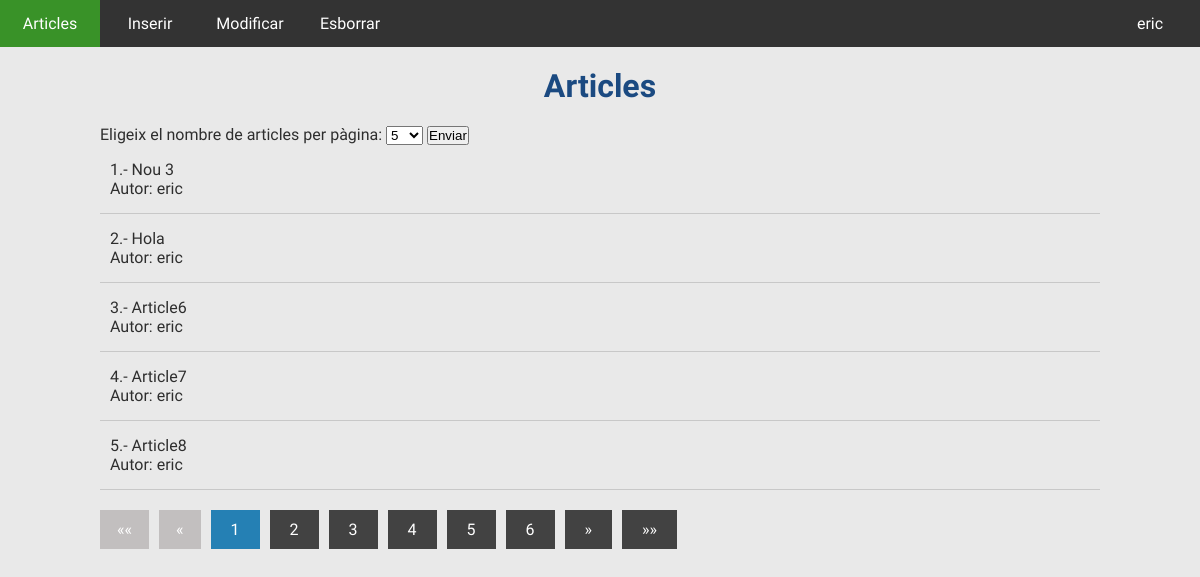
Screenshot of /Controlador/meusArticles.php (signed in) with the database file from the repository.
### tables this page shows
CREATE TABLE `articles` (
  `id` int(10) UNSIGNED NOT NULL,
  `article` varchar(50) NOT NULL,
  `id_usuari` int(11) NOT NULL
);

CREATE TABLE `usuaris` (
  `id` int(11) NOT NULL,
  `nom` varchar(20) NOT NULL,
  `correu` varchar(50) NOT NULL,
  `contrasenya` varchar(256) NOT NULL,
  `reset_token` text NOT NULL,
  `expires` datetime DEFAULT NULL,
  `remember_me_token` text NOT NULL,
  `social_provider` enum('Twitter','Github','Google') DEFAULT NULL,
  `Administrador` tinyint(1) NOT NULL DEFAULT 0
);

### Model/BDD.php (called while the page is built, shortened)
<?php
function executarSentencia($sentencia,$array,$connexio){
    $statement = $connexio->prepare($sentencia);
    $statement->execute($array);
    $result = $statement->fetchAll(PDO::FETCH_ASSOC);
    return $result;
}
function tancarBDD($connexio){
    $connexio=null;
    return $connexio;
    }
?>

### Controlador/meusArticles.php (the view, shortened to what this page needs)
<?php
require_once("../Model/BDD.php");
function posicioPagina2() {
    $page=1;
    if ($_SERVER["REQUEST_METHOD"]=="GET"){
        if(isset($_GET["page"])){
            $page=$_GET["page"];
        }else if(isset($_COOKIE["page2"])){
            $page=unserialize($_COOKIE['page2']);
        }else{
            $page=1;
        }
    }
    $conexio=obrirBDD();
    $nPagines=calcularPagines2($conexio);
    $conexio=tancarBDD($conexio);
    return $page;
}
function mostrarBotons2() {
    $posicioPagina2=posicioPagina2();
    $nArticlesPerPagina=getnArticlesPerPagina2();
    $conexio=obrirBDD();
    $nPagines=calcularPagines2($conexio);
    if($nPagines>1){
        $botons="<ul>";
            if($posicioPagina2==1){
                $botons.='<li class="disabled">&laquo&laquo;</li>';
                $botons.='<li class="disabled">&laquo;</li>';
            }
            else{
                $botons.='<li><a href="../Vista/meusArticles.vista.php?page='.(1).'&nArticlesPerPagina='.$nArticlesPerPagina.'">&laquo&laquo;</a></li>';
                $botons.='<li><a href="../Vista/meusArticles.vista.php?page='.($posicioPagina2-1).'&nArticlesPerPagina='.$nArticlesPerPagina.'">&laquo;</a></li>';}
            for ($i = 1; $i <= $nPagines; $i++) {
                if($i==$posicioPagina2){
                    $botons.='<li class="active"><a href="../Vista/meusArticles.vista.php?page='.$i.'&nArticlesPerPagina='.$nArticlesPerPagina.'">'.$i.'</a></li>';
                }else{
                    $botons.='<li><a href="../Vista/meusArticles.vista.php?page='.$i.'&nArticlesPerPagina='.$nArticlesPerPagina.'">'.$i.'</a></li>';
                }
            }
            if($posicioPagina2==$nPagines){
                $botons.='<li class="disabled">&raquo;</li>';
                $botons.='<li class="disabled">&raquo&raquo;</li>';
            }
            else{
                $botons.='<li><a href="../Vista/meusArticles.vista.php?page='.($posicioPagina2+1).'&nArticlesPerPagina='.$nArticlesPerPagina.'">&raquo;</a></li>';
                $botons.='<li><a href="../Vista/meusArticles.vista.php?page='.($nPagines).'&nArticlesPerPagina='.$nArticlesPerPagina.'">&raquo&raquo;</a></li>';}
        $botons.="</ul>";
        return $botons;
    }
}
function getnArticlesPerPagina2(){
    $nArticlesPerPagina=5;
    return $nArticlesPerPagina;
}
function calcularPagines2($conexio){
    $nArticlesPerPagina = getnArticlesPerPagina2();
    if(!is_null($conexio)){
        try{
            $setencia = "SELECT id FROM usuaris WHERE correu=:correu";
            $array=array(':correu' => $_SESSION['newsession']);
             $result=executarSentencia($setencia,$array,$conexio);
            $setencia = "SELECT * FROM articles WHERE id_usuari=:id;";
            $array=array(':id' => $result[0]["id"]);
            $result=executarSentencia($setencia,$array,$conexio);
            return ceil((count($result)/$nArticlesPerPagina));
        }catch(PDOException $e){
            echo $e;
        }
    }
}
function mostrarPerPagina2(){
    $conexio=obrirBDD();
    $nPagina=posicioPagina2();
    $nArticlesPerPagina = getnArticlesPerPagina2();
    $articlesPerPagina="";
    if(!is_null($conexio)){
        try{
            $setencia="SELECT a.id, a.article,u.nom FROM articles a JOIN usuaris u ON a.id_usuari = u.Id WHERE u.correu= :correu ORDER BY id;";
            $array=array(':correu' => $_SESSION['newsession']);
            $result=executarSentencia($setencia,$array,$conexio);
            $conexio=tancarBDD($conexio);
            $articlesPerPagina.="<ul>";
            $result=array_slice($result,($nPagina*$nArticlesPerPagina-$nArticlesPerPagina),($nArticlesPerPagina));
            foreach ($result as $article) {
                foreach($article as $key => $value) {
                    if ($key=="id") {
                        $articlesPerPagina.="<li>".$value;
                    }
                    else if($key=="article"){
                        $articlesPerPagina.=".- ".$value;
                    }
                    else if($key=="nom"){
                        $articlesPerPagina.="<br> Autor: ".$value."</li>";
                    }
                }
            }
            $articlesPerPagina.="</ul>";
            return $articlesPerPagina;
        }catch(PDOException $e){
            echo $e;
            $conexio=tancarBDD($conexio);
        }
    }
}
require_once '../Vista/meusArticles.vista.php';
?>

### Estils/estils.css (style rules this page uses)
* { margin: 0; padding: 0; -webkit-box-sizing: border-box; -moz-box-sizing: border-box; box-sizing: border-box; }
body { background: #e9e9e9; color: #2e2e2e; font-family: 'Open Sans Condensed', sans-serif; }
.contenidor .articles ul { list-style: none; }
.contenidor .articles ul li { padding:15px 10px; border-bottom: 1px solid #c8c8c8; }
.paginacio ul { list-style: none; }
.paginacio ul li { display: inline-block; margin-right: 10px; }
.paginacio ul .active a { background: #2580b4; }
ul .active a { background: #2580b4; }
.paginacio ul .disabled { background: #c2bfbf; display: inline-block; font-family: 'Open Sans Condensed', sans-serif; padding: 10px 17px; cursor:not-allowed; color:#fff; text-decoration: none; }
.paginacio ul li a { display: inline-block; font-family: 'Open Sans Condensed', sans-serif; padding: 10px 20px; background: #424242; color:#fff; text-decoration: none; }

### rows the page displays
articles: id "1", value ".- Nou 3", id_usuari.nom "eric"
articles: id "2", value ".- Hola", id_usuari.nom "eric"
articles: id "3", value ".- Article6", id_usuari.nom "eric"
articles: id "4", value ".- Article7", id_usuari.nom "eric"
articles: id "5", value ".- Article8", id_usuari.nom "eric"

### other values shown
$_SESSION['nom'] "eric"
